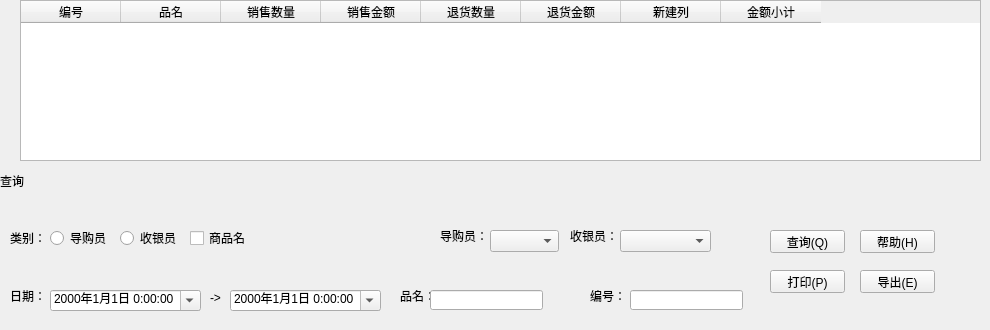
             <widget class="QWidget" name="tab_12">
              <attribute name="title">
               <string>商品销售统计</string>
              </attribute>
              <widget class="QTableWidget" name="tableWidget_8">
               <property name="geometry">
                <rect>
                 <x>20</x>
                 <y>0</y>
                 <width>961</width>
                 <height>161</height>
                </rect>
               </property>
               <column>
                <property name="text">
                 <string>编号</string>
                </property>
               </column>
               <column>
                <property name="text">
                 <string>品名</string>
                </property>
               </column>
               <column>
                <property name="text">
                 <string>销售数量</string>
                </property>
               </column>
               <column>
                <property name="text">
                 <string>销售金额</string>
                </property>
               </column>
               <column>
                <property name="text">
                 <string>退货数量</string>
                </property>
               </column>
               <column>
                <property name="text">
                 <string>退货金额</string>
                </property>
               </column>
               <column>
                <property name="text">
                 <string>新建列</string>
                </property>
               </column>
               <column>
                <property name="text">
                 <string>金额小计</string>
                </property>
               </column>
              </widget>
              <widget class="QWidget" name="toolWidget_14" native="true">
               <property name="geometry">
                <rect>
                 <x>0</x>
                 <y>170</y>
                 <width>971</width>
                 <height>151</height>
                </rect>
               </property>
               <widget class="QLabel" name="label_158">
                <property name="geometry">
                 <rect>
                  <x>0</x>
                  <y>0</y>
                  <width>971</width>
                  <height>21</height>
                 </rect>
                </property>
                <property name="text">
                 <string>查询</string>
                </property>
               </widget>
               <widget class="QLabel" name="label_159">
                <property name="geometry">
                 <rect>
                  <x>10</x>
                  <y>60</y>
                  <width>51</width>
                  <height>16</height>
                 </rect>
                </property>
                <property name="text">
                 <string>类别：</string>
                </property>
               </widget>
               <widget class="QLabel" name="label_160">
                <property name="geometry">
                 <rect>
                  <x>570</x>
                  <y>60</y>
                  <width>54</width>
                  <height>12</height>
                 </rect>
                </property>
                <property name="text">
                 <string>收银员：</string>
                </property>
               </widget>
               <widget class="QLabel" name="label_161">
                <property name="geometry">
                 <rect>
                  <x>10</x>
                  <y>120</y>
                  <width>54</width>
                  <height>12</height>
                 </rect>
                </property>
                <property name="text">
                 <string>日期：</string>
                </property>
               </widget>
               <widget class="QPushButton" name="pushButton_177">
                <property name="geometry">
                 <rect>
                  <x>770</x>
                  <y>100</y>
                  <width>75</width>
                  <height>23</height>
                 </rect>
                </property>
                <property name="text">
                 <string>打印(P)</string>
                </property>
               </widget>
               <widget class="QPushButton" name="pushButton_178">
                <property name="geometry">
                 <rect>
                  <x>860</x>
                  <y>100</y>
                  <width>75</width>
                  <height>23</height>
                 </rect>
                </property>
                <property name="text">
                 <string>导出(E)</string>
                </property>
               </widget>
               <widget class="QPushButton" name="pushButton_179">
                <property name="geometry">
                 <rect>
                  <x>770</x>
                  <y>60</y>
                  <width>75</width>
                  <height>23</height>
                 </rect>
                </property>
                <property name="text">
                 <string>查询(Q)</string>
                </property>
               </widget>
               <widget class="QPushButton" name="pushButton_180">
                <property name="geometry">
                 <rect>
                  <x>860</x>
                  <y>60</y>
                  <width>75</width>
                  <height>23</height>
                 </rect>
                </property>
                <property name="text">
                 <string>帮助(H)</string>
                </property>
               </widget>
               <widget class="QLabel" name="label_162">
                <property name="geometry">
                 <rect>
                  <x>210</x>
                  <y>120</y>
                  <width>21</width>
                  <height>16</height>
                 </rect>
                </property>
                <property name="text">
                 <string>-&gt;</string>
                </property>
               </widget>
               <widget class="QDateTimeEdit" name="dateTimeEdit_32">
                <property name="geometry">
                 <rect>
                  <x>50</x>
                  <y>120</y>
                  <width>151</width>
                  <height>21</height>
                 </rect>
                </property>
                <property name="dateTime">
                 <datetime>
                  <hour>0</hour>
                  <minute>0</minute>
                  <second>0</second>
                  <year>2000</year>
                  <month>1</month>
                  <day>1</day>
                 </datetime>
                </property>
                <property name="displayFormat">
                 <string>yyyy年M月d日 H:mm:ss</string>
                </property>
                <property name="calendarPopup">
                 <bool>true</bool>
                </property>
               </widget>
               <widget class="QDateTimeEdit" name="dateTimeEdit_33">
                <property name="geometry">
                 <rect>
                  <x>230</x>
                  <y>120</y>
                  <width>151</width>
                  <height>21</height>
                 </rect>
                </property>
                <property name="dateTime">
                 <datetime>
                  <hour>0</hour>
                  <minute>0</minute>
                  <second>0</second>
                  <year>2000</year>
                  <month>1</month>
                  <day>1</day>
                 </datetime>
                </property>
                <property name="displayFormat">
                 <string>yyyy年M月d日 H:mm:ss</string>
                </property>
                <property name="calendarPopup">
                 <bool>true</bool>
                </property>
               </widget>
               <widget class="QLabel" name="label_163">
                <property name="geometry">
                 <rect>
                  <x>400</x>
                  <y>120</y>
                  <width>54</width>
                  <height>12</height>
                 </rect>
                </property>
                <property name="text">
                 <string>品名：</string>
                </property>
               </widget>
               <widget class="QLabel" name="label_164">
                <property name="geometry">
                 <rect>
                  <x>440</x>
                  <y>60</y>
                  <width>54</width>
                  <height>12</height>
                 </rect>
                </property>
                <property name="text">
                 <string>导购员：</string>
                </property>
               </widget>
               <widget class="QComboBox" name="comboBox_55">
                <property name="geometry">
                 <rect>
                  <x>490</x>
                  <y>60</y>
                  <width>69</width>
                  <height>22</height>
                 </rect>
                </property>
               </widget>
               <widget class="QRadioButton" name="radioButton_9">
                <property name="geometry">
                 <rect>
                  <x>50</x>
                  <y>60</y>
                  <width>89</width>
                  <height>16</height>
                 </rect>
                </property>
                <property name="text">
                 <string>导购员</string>
                </property>
               </widget>
               <widget class="QRadioButton" name="radioButton_10">
                <property name="geometry">
                 <rect>
                  <x>120</x>
                  <y>60</y>
                  <width>89</width>
                  <height>16</height>
                 </rect>
                </property>
                <property name="text">
                 <string>收银员</string>
                </property>
               </widget>
               <widget class="QCheckBox" name="checkBox_13">
                <property name="geometry">
                 <rect>
                  <x>190</x>
                  <y>60</y>
                  <width>71</width>
                  <height>16</height>
                 </rect>
                </property>
                <property name="text">
                 <string>商品名</string>
                </property>
               </widget>
               <widget class="QComboBox" name="comboBox_56">
                <property name="geometry">
                 <rect>
                  <x>620</x>
                  <y>60</y>
                  <width>91</width>
                  <height>22</height>
                 </rect>
                </property>
               </widget>
               <widget class="QLineEdit" name="lineEdit_39">
                <property name="geometry">
                 <rect>
                  <x>430</x>
                  <y>120</y>
                  <width>113</width>
                  <height>20</height>
                 </rect>
                </property>
               </widget>
               <widget class="QLabel" name="label_165">
                <property name="geometry">
                 <rect>
                  <x>590</x>
                  <y>120</y>
                  <width>54</width>
                  <height>12</height>
                 </rect>
                </property>
                <property name="text">
                 <string>编号：</string>
                </property>
               </widget>
               <widget class="QLineEdit" name="lineEdit_40">
                <property name="geometry">
                 <rect>
                  <x>630</x>
                  <y>120</y>
                  <width>113</width>
                  <height>20</height>
                 </rect>
                </property>
                <property name="text">
                 <string/>
                </property>
               </widget>
              </widget>
             </widget>
